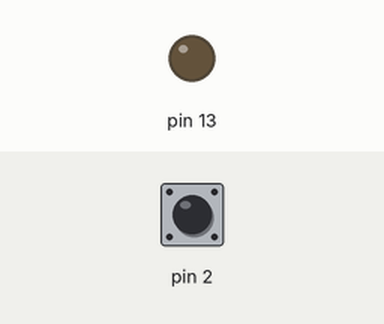
This sketch was run on a simulated Arduino Uno, built with avr-gcc and run on an emulated ATmega328P. Parts: output pins drawn as LEDs (lit = HIGH). The test bench sets the inputs (shaded band); at power-on: pin 2 HIGH.

Above: at 1.2 s.
1.3 s: pin 2 pulled LOW for 0.15 s
At 2.0 s:
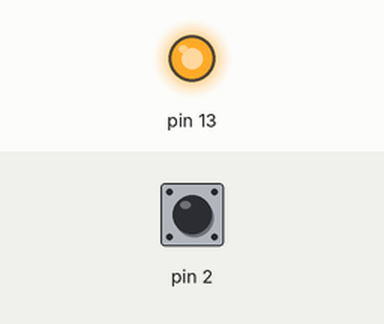
2.9 s: pin 2 pulled LOW for 1 s
At 3.2 s:
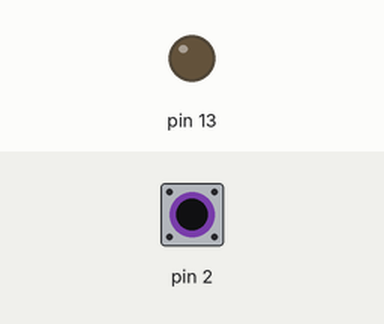
5.4 s: pin 2 pulled LOW for 3.2 s
At 6.3 s:
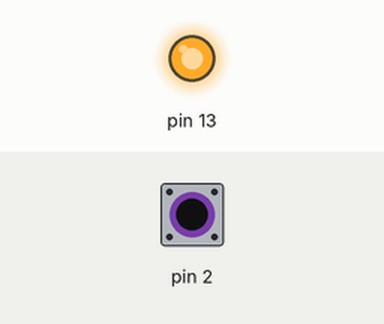
Timing chart, 0 to 8.4 s (numbered marks = the images above; inputs shaded):
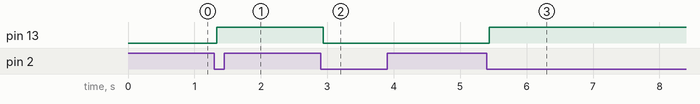

Measured:
- after the input at 1.3 s, pin 13: LOW → HIGH at once
- after the input at 2.9 s, pin 13: HIGH → LOW at once
- after the input at 5.4 s, pin 13: LOW → HIGH at once

The sketch:

reference.ino
```cpp
bool lit=false; int stable=HIGH,last=HIGH; unsigned long ch=0;
void setup(){pinMode(2,INPUT_PULLUP);pinMode(13,OUTPUT);}
void loop(){
  int v=digitalRead(2);
  if(v!=last){ch=millis();last=v;}
  if(millis()-ch>=40 && v!=stable){
    stable=v;
    if(stable==LOW){ lit=!lit; digitalWrite(13,lit); }
  }
}
```
